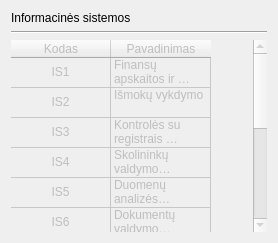
             <widget class="QWidget" name="is_tab">
              <attribute name="title">
               <string>IS</string>
              </attribute>
              <layout class="QVBoxLayout" name="verticalLayout_4">
               <item>
                <widget class="QLabel" name="label_3">
                 <property name="text">
                  <string>Informacinės sistemos</string>
                 </property>
                </widget>
               </item>
               <item>
                <widget class="Line" name="line_3">
                 <property name="orientation">
                  <enum>Qt::Horizontal</enum>
                 </property>
                </widget>
               </item>
               <item>
                <widget class="QTableWidget" name="tableWidget_3">
                 <property name="enabled">
                  <bool>false</bool>
                 </property>
                 <property name="minimumSize">
                  <size>
                   <width>0</width>
                   <height>0</height>
                  </size>
                 </property>
                 <property name="frameShape">
                  <enum>QFrame::NoFrame</enum>
                 </property>
                 <attribute name="horizontalHeaderHighlightSections">
                  <bool>true</bool>
                 </attribute>
                 <attribute name="verticalHeaderVisible">
                  <bool>false</bool>
                 </attribute>
                 <row>
                  <property name="text">
                   <string>1.</string>
                  </property>
                 </row>
                 <row>
                  <property name="text">
                   <string>2.</string>
                  </property>
                 </row>
                 <row>
                  <property name="text">
                   <string>3.</string>
                  </property>
                 </row>
                 <row>
                  <property name="text">
                   <string>4.</string>
                  </property>
                 </row>
                 <row>
                  <property name="text">
                   <string>5.</string>
                  </property>
                 </row>
                 <row>
                  <property name="text">
                   <string>New Row</string>
                  </property>
                 </row>
                 <row>
                  <property name="text">
                   <string>New Row</string>
                  </property>
                 </row>
                 <row>
                  <property name="text">
                   <string>New Row</string>
                  </property>
                 </row>
                 <row>
                  <property name="text">
                   <string>New Row</string>
                  </property>
                 </row>
                 <row>
                  <property name="text">
                   <string>New Row</string>
                  </property>
                 </row>
                 <row>
                  <property name="text">
                   <string>New Row</string>
                  </property>
                 </row>
                 <column>
                  <property name="text">
                   <string>Kodas</string>
                  </property>
                  <property name="textAlignment">
                   <set>AlignHCenter|AlignVCenter|AlignCenter</set>
                  </property>
                 </column>
                 <column>
                  <property name="text">
                   <string>Pavadinimas</string>
                  </property>
                 </column>
                 <item row="0" column="0">
                  <property name="text">
                   <string>IS1</string>
                  </property>
                  <property name="textAlignment">
                   <set>AlignHCenter|AlignVCenter|AlignCenter</set>
                  </property>
                 </item>
                 <item row="0" column="1">
                  <property name="text">
                   <string>Finansų apskaitos ir valdymo
</string>
                  </property>
                 </item>
                 <item row="1" column="0">
                  <property name="text">
                   <string>IS2</string>
                  </property>
                  <property name="textAlignment">
                   <set>AlignHCenter|AlignVCenter|AlignCenter</set>
                  </property>
                 </item>
                 <item row="1" column="1">
                  <property name="text">
                   <string>Išmokų vykdymo
</string>
                  </property>
                 </item>
                 <item row="2" column="0">
                  <property name="text">
                   <string>IS3</string>
                  </property>
                  <property name="textAlignment">
                   <set>AlignHCenter|AlignVCenter|AlignCenter</set>
                  </property>
                 </item>
                 <item row="2" column="1">
                  <property name="text">
                   <string>Kontrolės su registrais 
</string>
                  </property>
                 </item>
                 <item row="3" column="0">
                  <property name="text">
                   <string>IS4</string>
                  </property>
                  <property name="textAlignment">
                   <set>AlignHCenter|AlignVCenter|AlignCenter</set>
                  </property>
                 </item>
                 <item row="3" column="1">
                  <property name="text">
                   <string>Skolininkų valdymo
</string>
                  </property>
                 </item>
                 <item row="4" column="0">
                  <property name="text">
                   <string>IS5</string>
                  </property>
                  <property name="textAlignment">
                   <set>AlignHCenter|AlignVCenter|AlignCenter</set>
                  </property>
                 </item>
                 <item row="4" column="1">
                  <property name="text">
                   <string>Duomenų analizės
</string>
                  </property>
                 </item>
                 <item row="5" column="0">
                  <property name="text">
                   <string>IS6</string>
                  </property>
                  <property name="textAlignment">
                   <set>AlignHCenter|AlignVCenter|AlignCenter</set>
                  </property>
                 </item>
                 <item row="5" column="1">
                  <property name="text">
                   <string>Dokumentų valdymo
</string>
                  </property>
                 </item>
                 <item row="6" column="0">
                  <property name="text">
                   <string>IS7</string>
                  </property>
                  <property name="textAlignment">
                   <set>AlignHCenter|AlignVCenter|AlignCenter</set>
                  </property>
                 </item>
                 <item row="6" column="1">
                  <property name="text">
                   <string>Vaizdų kaupimo ir analizės
</string>
                  </property>
                 </item>
                 <item row="7" column="0">
                  <property name="text">
                   <string>IS8</string>
                  </property>
                  <property name="textAlignment">
                   <set>AlignHCenter|AlignVCenter|AlignCenter</set>
                  </property>
                 </item>
                 <item row="7" column="1">
                  <property name="text">
                   <string>Patikros užduočių planavimo 
</string>
                  </property>
                 </item>
                 <item row="8" column="0">
                  <property name="text">
                   <string>IS9</string>
                  </property>
                  <property name="textAlignment">
                   <set>AlignHCenter|AlignVCenter|AlignCenter</set>
                  </property>
                 </item>
                 <item row="8" column="1">
                  <property name="text">
                   <string>Patikros užduočių vykdymo 
</string>
                  </property>
                 </item>
                 <item row="9" column="0">
                  <property name="text">
                   <string>IS10</string>
                  </property>
                  <property name="textAlignment">
                   <set>AlignHCenter|AlignVCenter|AlignCenter</set>
                  </property>
                 </item>
                 <item row="9" column="1">
                  <property name="text">
                   <string>Vidaus audito sistema
</string>
                  </property>
                 </item>
                </widget>
               </item>
              </layout>
             </widget>
